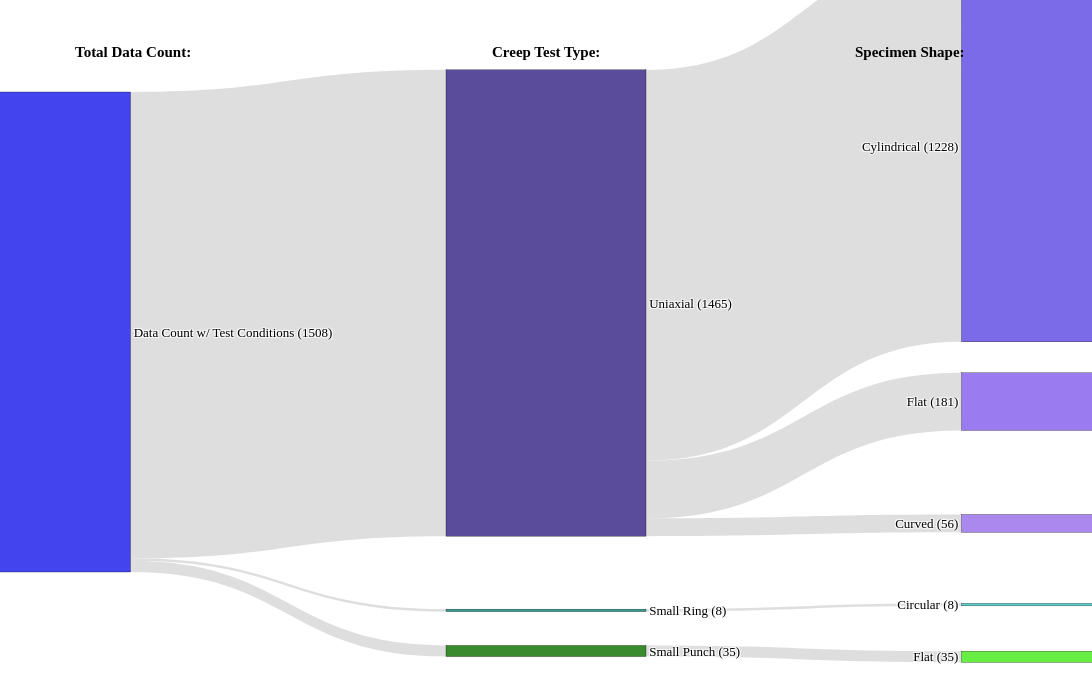

The code cell stored with this chart in its notebook:
### Markdown cell above
## 2.2 Test Type and Specimen Geometry Distribution <a name='2.2-test-type-and-specimen-geometry-distribution'></a>

### Code cell
# Sankey diagram representing the test type and specimen geometry distribution (Figure 4)
# Normalize Creep Test Type: treat "Uniaxial Constant Load" as "Uniaxial"
df_fig4 = df.copy()
df_fig4['Creep Test Type'] = df_fig4['Creep Test Type'].replace({
    'Uniaxial Constant Load': 'Uniaxial'
})
# Normalize Specimen Shape: treat "Round bar" and "0" as "Cylindrical"
df_fig4['Specimen Shape'] = df_fig4['Specimen Shape'].replace({
    'Round bar': 'Cylindrical',
    '0': 'Cylindrical'
})

df_with = df_fig4.dropna(subset=['Creep Test Type'])
with_conditions = len(df_with)

type_counts4 = df_with['Creep Test Type'].value_counts().to_dict()
cross4 = pd.crosstab(df_with['Creep Test Type'], df_with['Specimen Shape'])

uniaxial   = type_counts4.get('Uniaxial', 0)
smallpunch = type_counts4.get('Small Punch', 0)
smallring  = type_counts4.get('Small Ring Test', 0)
cyl        = cross4.loc['Uniaxial', 'Cylindrical'] if 'Cylindrical' in cross4.columns else 0
flat_uni   = cross4.loc['Uniaxial', 'Flat']        if 'Flat'        in cross4.columns else 0
curved     = cross4.loc['Uniaxial', 'Curved']      if 'Curved'      in cross4.columns else 0
circular   = cross4.loc['Small Ring Test', 'Circular'] if 'Circular' in cross4.columns else 0
flat_sp    = cross4.loc['Small Punch', 'Flat']      if 'Flat'        in cross4.columns else 0

labels4 = [
    f'Data Count w/ Test Conditions ({with_conditions})',
    f'Uniaxial ({uniaxial})',
    f'Small Ring ({smallring})',
    f'Small Punch ({smallpunch})',
    f'Cylindrical ({cyl})',
    f'Flat ({flat_uni})',
    f'Curved ({curved})',
    f'Circular ({circular})',
    f'Flat ({flat_sp})',
]
node_x4 = [0.01, 0.50, 0.50, 0.50, 0.99, 0.99, 0.99, 0.99, 0.99]
node_y4 = [0.40, 0.35, 0.88, 0.95, 0.08, 0.52, 0.73, 0.87, 0.96]
src4 = [0, 0, 0, 1, 1, 1, 2, 3]
tgt4 = [1, 2, 3, 4, 5, 6, 7, 8]
val4 = [uniaxial, smallring, smallpunch, cyl, flat_uni, curved, circular, flat_sp]
node_colors4 = [
    '#4444EE', '#5B4B9B', '#3B9E96', '#3A8B2D',
    '#7B6BE8', '#9B7BF0', '#AA88EE', '#5ECECE', '#66EE44',
]
link_colors4 = ['rgba(200,200,200,0.6)'] * 8

fig4 = go.Figure(go.Sankey(
    arrangement='freeform',
    node=dict(
        pad=25, thickness=200,
        line=dict(color='black', width=0.3),
        label=labels4, color=node_colors4,
        x=node_x4, y=node_y4,
    ),
    link=dict(source=src4, target=tgt4, value=val4, color=link_colors4),
))
fig4.update_layout(
    title_text='', width=1400, height=700,
    font=dict(family='Arial Black', size=13, color='black'),
    margin=dict(l=20, r=20, t=100, b=20),
)
for text, xpos in [
    ('Total Data Count:', 0.05),
    ('Creep Test Type:',  0.50),
    ('Specimen Shape:',   0.90),
]:
    fig4.add_annotation(
        x=xpos, y=1.10, xref='paper', yref='paper',
        text=f'<b>{text}</b>', showarrow=False,
        font=dict(size=15, color='black', family='Arial Black'),
        align='center',
    )
fig4.show()

### Figure 1 — Plotly figure (JSON) as saved in the notebook; plotly's stock layout.template omitted (floating-point values rounded to 4 significant figures)
{"data": [{"arrangement": "freeform", "link": {"color": ["rgba(200,200,200,0.6)", "rgba(200,200,200,0.6)", "rgba(200,200,200,0.6)", "rgba(200,200,200,0.6)", "rgba(200,200,200,0.6)", "rgba(200,200,200,0.6)", "rgba(200,200,200,0.6)", "rgba(200,200,200,0.6)"], "source": [0, 0, 0, 1, 1, 1, 2, 3], "target": [1, 2, 3, 4, 5, 6, 7, 8], "value": [1465, 8, 35, 1228, 181, 56, 8, 35]}, "node": {"color": ["#4444EE", "#5B4B9B", "#3B9E96", "#3A8B2D", "#7B6BE8", "#9B7BF0", "#AA88EE", "#5ECECE", "#66EE44"], "label": ["Data Count w/ Test Conditions (1508)", "Uniaxial (1465)", "Small Ring (8)", "Small Punch (35)", "Cylindrical (1228)", "Flat (181)", "Curved (56)", "Circular (8)", "Flat (35)"], "line": {"color": "black", "width": 0.3}, "pad": 25, "thickness": 200, "x": [0.01, 0.5, 0.5, 0.5, 0.99, 0.99, 0.99, 0.99, 0.99], "y": [0.4, 0.35, 0.88, 0.95, 0.08, 0.52, 0.73, 0.87, 0.96]}, "type": "sankey"}], "layout": {"annotations": [{"align": "center", "font": {"color": "black", "family": "Arial Black", "size": 15}, "showarrow": false, "text": "<b>Total Data Count:</b>", "x": 0.05, "xref": "paper", "y": 1.1, "yref": "paper"}, {"align": "center", "font": {"color": "black", "family": "Arial Black", "size": 15}, "showarrow": false, "text": "<b>Creep Test Type:</b>", "x": 0.5, "xref": "paper", "y": 1.1, "yref": "paper"}, {"align": "center", "font": {"color": "black", "family": "Arial Black", "size": 15}, "showarrow": false, "text": "<b>Specimen Shape:</b>", "x": 0.9, "xref": "paper", "y": 1.1, "yref": "paper"}], "font": {"color": "black", "family": "Arial Black", "size": 13}, "height": 700, "margin": {"b": 20, "l": 20, "r": 20, "t": 100}, "title": {"text": ""}, "width": 1400}}
